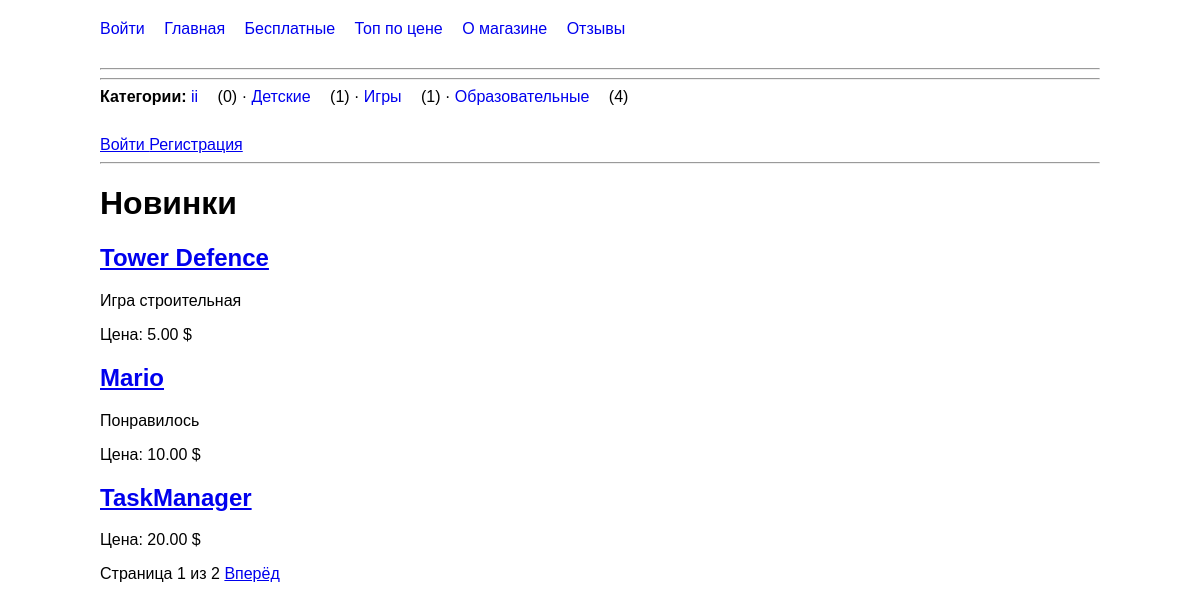
The page /new/ on the database its author committed.
### mainapp/models.py (models this page shows, shortened)
class Category(models.Model):
    name = models.CharField(max_length=50)

class App(models.Model):
    name = models.CharField(max_length=200)
    description = models.TextField(blank=True)
    price = models.DecimalField(max_digits=10, decimal_places=2, default=0)
    created_at = models.DateTimeField(auto_now_add=True)
    downloads = models.PositiveIntegerField(default=0)
    category = models.ForeignKey(
        Category,
        on_delete=models.CASCADE,
        null=True,
        blank=True,
        related_name='apps',
    )
    icon = models.ImageField(
        upload_to='icons/',
        blank=True,
    )
    author = models.ForeignKey(
        User,
        on_delete=models.SET_NULL,
        null=True,
        blank=True,
        related_name='apps',
    )
    favorited_by = models.ManyToManyField(
        User,
        related_name='favorite_apps',
        blank=True,
    )

### mainapp/views.py (the view)
# urls.py: path('new/', views.new, name='new'),
def new(request):
    apps = App.objects.order_by('-created_at')
    paginator = Paginator(apps, 3)
    page_number = request.GET.get('page')
    page_obj = paginator.get_page(page_number)
    return render(request, 'mainapp/new.html', {
        'apps': page_obj,
        'page_obj': page_obj,
    })

### mainapp/context_processors.py (called while the page is built)
def store_menu(request):
    nav_categories = (
        Category.objects
        .annotate(apps_count=Count('apps'))
        .order_by('name')
    )
    return {
        'nav_categories': nav_categories,
    }

### mainapp/templates/mainapp/new.html (shortened to what this page needs)
{% extends 'mainapp/base.html' %}
{% block content %}
<h1>Новинки</h1>
{% for app in apps %}
    <div>
        <h2>
            <a href="{% url 'mainapp:app_detail' app.id app.name %}">
                {{ app.name }}
            </a>
        </h2>
        <p>{{ app.description }}</p>
        <p>Цена: {{ app.price }} $</p>
    </div>
{% empty %}
    <p>Приложений пока нет.</p>
{% endfor %}
<div>
    <span>
        Страница {{ page_obj.number }} из {{ page_obj.paginator.num_pages }}
    </span>
    {% if page_obj.has_next %}
        <a href="?page={{ page_obj.next_page_number }}">Вперёд</a>
    {% endif %}
</div>
{% endblock %}

### mainapp/templates/mainapp/base.html (shortened to what this page needs)
{% load static %}
<!DOCTYPE html>
<html lang="ru">
<head>
    <link rel="stylesheet" href="{% static 'mainapp/style.css' %}">
</head>
<nav>
    <a href="{% url 'mainapp:login' %}">Войти</a>
    <a href="{% url 'mainapp:home' %}">Главная</a>
    <a href="{% url 'mainapp:free' %}">Бесплатные</a>
    <a href="{% url 'mainapp:top' %}">Топ по цене</a>
    <a href="{% url 'mainapp:about' %}">О магазине</a>
    <a href="{% url 'mainapp:reviews' %}">Отзывы</a>
</nav>
<hr>
<hr>
<nav>
    <strong>Категории:</strong>
    {% for category in nav_categories %}
        <a href="{% url 'mainapp:category_detail' category.id category.name %}">
            {{ category.name }}
        </a>
        ({{ category.apps_count }})
        {% if not forloop.last %}
            ·
        {% endif %}
    {% empty %}
        Категорий пока нет.
    {% endfor %}
</nav>
{% if request.user.is_authenticated %}
    <span>{{ request.user.username }}</span>
    <a href="{% url 'mainapp:my_apps' %}">
        Мои приложения
    </a>
    <a href="{% url 'mainapp:favorites' %}">
        Избранное ({{ request.user.favorite_apps.count }})
    </a>
    <form method="post"
          action="{% url 'mainapp:logout' %}"
          style="display:inline;">
        {% csrf_token %}
        <button type="submit">Выйти</button>
    </form>
{% else %}
    <a href="{% url 'mainapp:login' %}">
        Войти
    </a>
    <a href="{% url 'mainapp:register' %}">
        Регистрация
    </a>
{% endif %}
<hr>
{% block content %}
{% endblock %}
</body>
</html>

### mainapp/static/mainapp/style.css (style rules this page uses)
nav { margin-bottom: 30px; }
nav a { margin-right: 15px; text-decoration: none; }

### rows shown on the page
Category: name "ii", apps_count "0"
Category: name "Детские", apps_count "1"
Category: name "Игры", apps_count "1"
Category: name "Образовательные", apps_count "4"
App: name "Tower Defence", description "Игра строительная", price "5.00"
App: name "Mario", description "Понравилось", price "10.00"
App: name "TaskManager", price "20.00"

### other values the page prints
{{ page_obj.number }} "1"
{{ page_obj.paginator.num_pages }} "2"
